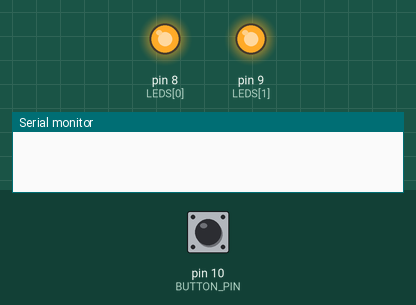
A program run on a simulated Arduino Uno, built with avr-gcc and run on an emulated ATmega328P. On the bench: output pins drawn as LEDs (lit = HIGH), the last lines printed to the serial monitor. Inputs (shaded band) come from the test bench; at power-on: pin 10 (BUTTON_PIN) HIGH. Random numbers use the default seed unless the program sets one.

Above: at 0.8 s.
0.9 s: pin 10 (BUTTON_PIN) pulled LOW for 0.15 s
At 1.7 s:
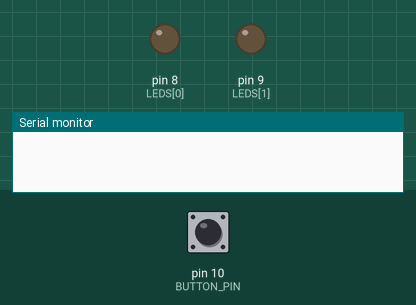
6.5 s: pin 10 (BUTTON_PIN) pulled LOW for 3.2 s
At 10.9 s:
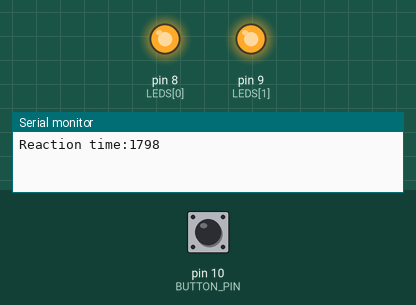
Timing chart, 0 to 12.4 s (numbered marks = the images above; inputs shaded):
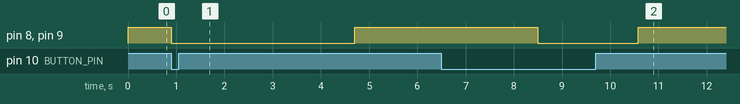

The program:

main.cpp
```cpp
#include <Arduino.h>

#define BUTTON_PIN 10
static const int LEDS[] = { 8, 9 };
static const int LEDS_LENGTH = sizeof(LEDS) / sizeof(LEDS[0]);

typedef enum {
    WAIT_FOR_START,
    WAIT_FOR_STIMULUS,
    WAIT_FOR_REACTION,
    SHOW_RESULT
} GameState;

GameState currentState = WAIT_FOR_START;

int main() {
    init();

    Serial.begin(9600);

    for (int i = 0; i < LEDS_LENGTH; i++) {
        pinMode(LEDS[i], OUTPUT);
    }

    pinMode(BUTTON_PIN, INPUT_PULLUP);

    unsigned long startTime = 0;
    unsigned long reactionTime = 0;

    while (true) {
        switch (currentState) {
            case WAIT_FOR_START: {
                // WAIT UNTIL THE PLAYER PRESS THE BUTTON TO START
                for (int i = 0; i < LEDS_LENGTH; i++) {
                    digitalWrite(LEDS[i], HIGH);
                }

                if (digitalRead(BUTTON_PIN) == LOW) {
                    currentState = WAIT_FOR_STIMULUS;
                }

                break;
            }
            case WAIT_FOR_STIMULUS: {
                // GENERATE RANDOM TIME BETWEEN 2-5s
                // IF REACH THE GIVEN TIME THEN NEXT STATE
                for (int i = 0; i < LEDS_LENGTH; i++) {
                    digitalWrite(LEDS[i], LOW);
                }

                long randomDelay = (rand() % 3001) + 2000;
                delay(randomDelay);

                for (int i = 0; i < LEDS_LENGTH; i++) {
                    digitalWrite(LEDS[i], HIGH);
                }
                startTime = millis();

                currentState = WAIT_FOR_REACTION;

                break;
            }
            case WAIT_FOR_REACTION: {
                if (digitalRead(BUTTON_PIN) == LOW) {
                    reactionTime = millis() - startTime;
                    currentState = SHOW_RESULT;
                }

                break;
            }
            case SHOW_RESULT: {
                Serial.print("Reaction time:");
                Serial.println(reactionTime);

                delay(2000);

                currentState = WAIT_FOR_START;

                break;
            }
            default:
                break;
        }
    }

    return 0;
}
```

Measured:
- after the input at 0.9 s, pin 8 (LEDS[0]), pin 9 (LEDS[1]): HIGH → LOW at once, → HIGH 3.8 s later
- after the input at 6.5 s, pin 8 (LEDS[0]), pin 9 (LEDS[1]): HIGH → LOW after 2.0 s, → HIGH 2.1 s later
